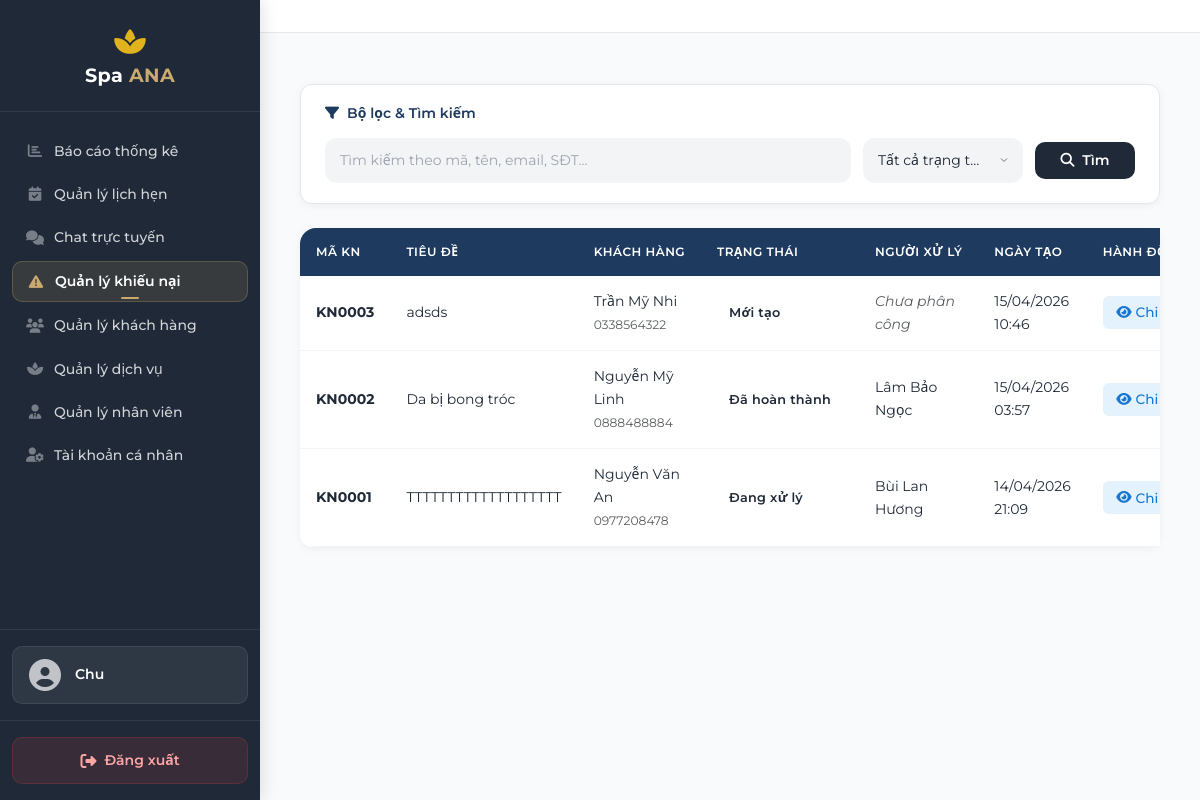
The app's page /manage/complaints/ (signed in), older data.
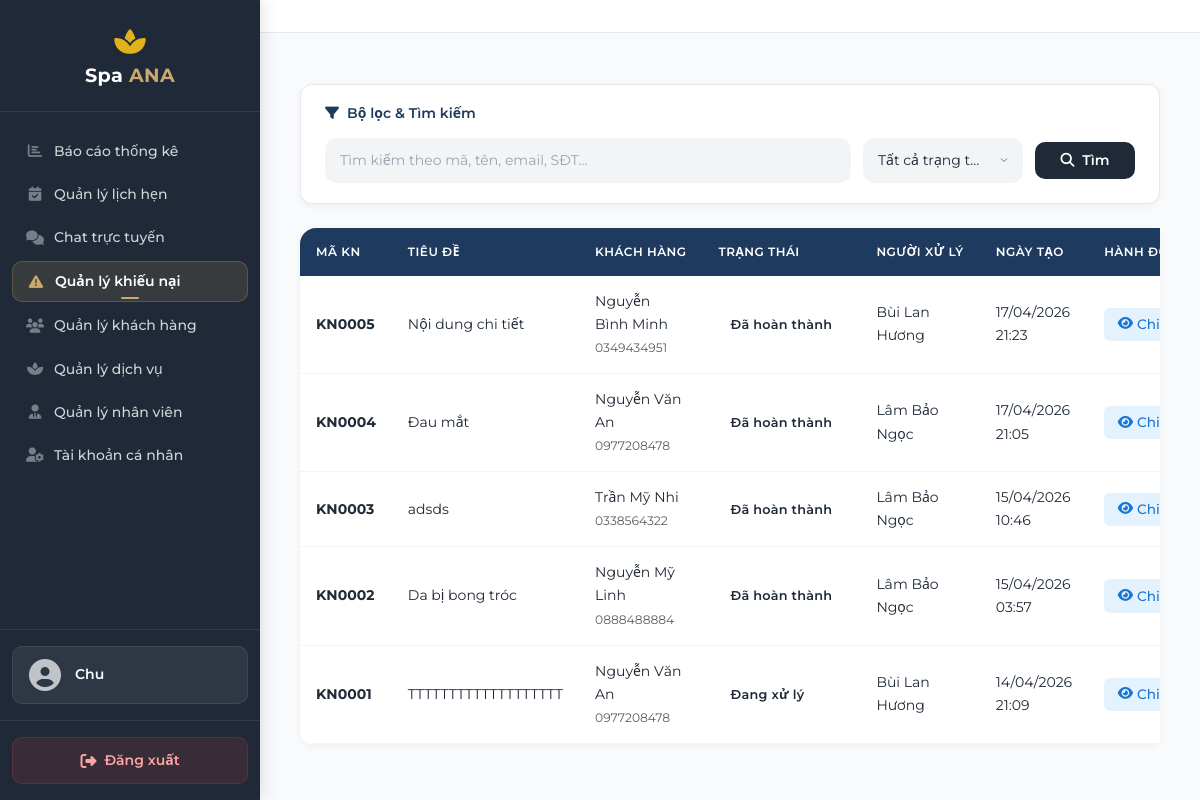
The same page, newer data.
### complaints/models.py (models this page shows, shortened)
class Complaint(models.Model):
    STATUS_CHOICES = [
        ('NEW', 'Mới tạo'),
        ('IN_PROGRESS', 'Đang xử lý'),
        ('RESOLVED', 'Đã hoàn thành'),
    ]
    code = models.CharField(max_length=10, unique=True, blank=True, verbose_name='Mã khiếu nại')
    customer = models.ForeignKey(
        'customers.CustomerProfile', on_delete=models.SET_NULL,
        null=True, blank=True,
        related_name='complaints', verbose_name='Khách hàng'
    )
    full_name = models.CharField(max_length=100, verbose_name='Họ và tên')
    phone = models.CharField(max_length=15, verbose_name='Số điện thoại')
    email = models.CharField(max_length=255, blank=True, null=True, verbose_name='Email')
    customer_name_snapshot = models.CharField(max_length=100, blank=True, null=True, verbose_name='Tên KH (snapshot)')
    customer_phone_snapshot = models.CharField(max_length=15, blank=True, null=True, verbose_name='SĐT KH (snapshot)')
    customer_email_snapshot = models.CharField(max_length=255, blank=True, null=True, verbose_name='Email KH (snapshot)')
    title = models.CharField(max_length=200, verbose_name='Tiêu đề khiếu nại')
    content = models.TextField(verbose_name='Nội dung khiếu nại')
    incident_date = models.DateTimeField(blank=True, null=True, verbose_name='Ngày xảy ra sự cố')
    appointment_code = models.CharField(max_length=10, blank=True, null=True, verbose_name='Mã lịch hẹn liên quan')
    related_service = models.ForeignKey(
        'spa_services.Service', on_delete=models.SET_NULL,
        null=True, blank=True, verbose_name='Dịch vụ liên quan'
    )
    expected_solution = models.CharField(max_length=1000, blank=True, null=True, verbose_name='Giải pháp mong muốn')
    status = models.CharField(max_length=20, choices=STATUS_CHOICES, default='NEW', verbose_name='Trạng thái')
    assigned_to = models.ForeignKey(
        User, on_delete=models.SET_NULL,
        null=True, blank=True,
        related_name='assigned_complaints', verbose_name='Người phụ trách'
    )
    resolution = models.TextField(blank=True, null=True, verbose_name='Kết quả xử lý')
    note = models.TextField(blank=True, null=True, verbose_name='Ghi chú nội bộ')
    resolved_at = models.DateTimeField(null=True, blank=True, verbose_name='Thời điểm giải quyết xong')
    created_at = models.DateTimeField(auto_now_add=True, verbose_name='Thời điểm tạo')
    updated_at = models.DateTimeField(auto_now=True, null=True, blank=True, verbose_name='Thời điểm cập nhật')
    class Meta:
        db_table = 'complaints'
        verbose_name = 'Khiếu nại'
        verbose_name_plural = 'Khiếu nại'
        ordering = ['-created_at']
        indexes = [
            models.Index(fields=['code']),
            models.Index(fields=['status', 'created_at']),
            models.Index(fields=['assigned_to']),
        ]
        constraints = [
            models.CheckConstraint(
                check=models.Q(status__in=['NEW', 'IN_PROGRESS', 'RESOLVED']),
                name='complaint_status_valid'
            ),
            models.CheckConstraint(
                check=models.Q(resolved_at__isnull=True) | models.Q(resolved_at__gte=models.F('created_at')),
                name='complaint_resolved_at_valid'
            ),
        ]

### complaints/views.py (the view, shortened to what this page needs)
# urls.py: path('manage/complaints/', views.admin_complaints, name='admin_complaints'),
@login_required(login_url='accounts:login')
def admin_complaints(request):
    if not (request.user.is_staff or request.user.is_superuser):
        messages.error(request, 'Bạn không có quyền truy cập trang này.')
        return redirect('pages:home')
    complaints_list = Complaint.objects.all().order_by('-created_at')
    search = request.GET.get('search', '')
    status = request.GET.get('status', '')
    if status:
        complaints_list = complaints_list.filter(status=status)
    paginator = Paginator(complaints_list, 10)
    page = request.GET.get('page', 1)
    complaints = paginator.get_page(page)
    context = {
        'complaints': complaints,
        'search': search,
        'status_filter': status,
    }
    return render(request, 'manage/pages/admin_complaints.html', context)

### templates/manage/pages/admin_complaints.html (shortened to what this page needs)
{% extends "manage/base.html" %}
{% load static %}
{% block content %}
<div class="container-fluid py-4">
    <div class="filter-section">
        <h6><i class="fas fa-filter me-2"></i>Bộ lọc & Tìm kiếm</h6>
        <form method="get" class="filter-row">
            <div class="search-input">
                <input type="text" class="form-control" name="search" value="{{ search }}" placeholder="Tìm kiếm theo mã, tên, email, SĐT...">
            </div>
            <div class="filter-select">
                <select class="form-select" name="status">
                    <option value="">Tất cả trạng thái</option>
                </select>
            </div>
            <div class="filter-btn">
                <button type="submit" class="btn btn-primary w-100 btn-nowrap" style="background: linear-gradient(135deg, #1e3a5f, #2c5282); border: none;">
                    <i class="fas fa-search me-1"></i> Tìm
                </button>
            </div>
        </form>
    </div>
    <div class="card table-card">
        <div class="table-responsive">
            <table class="table admin-table table-hover mb-0">
                <thead>
                    <tr>
                    <th>Mã KN</th>
                        <th>Tiêu đề</th>
                        <th>Khách hàng</th>
                        <th>Trạng thái</th>
                        <th>Người xử lý</th>
                        <th>Ngày tạo</th>
                        <th class="action-col">Hành động</th>
                    </tr>
                </thead>
                <tbody>
                    {% for complaint in complaints %}
                    <tr>
                        <td><strong>{{ complaint.code }}</strong></td>
                        <td>{{ complaint.title|truncatechars:30 }}</td>
                        <td>
                            {{ complaint.customer_name_snapshot }}<br>
                            <small class="text-muted">{{ complaint.customer_phone_snapshot }}</small>
                        </td>
                        <td><span class="status-badge status-{{ complaint.status }}">{{ complaint.get_status_display }}</span></td>
                        <td>
                            {% if complaint.assigned_to %}
                                {{ complaint.assigned_to.get_full_name|default:complaint.assigned_to.username }}
                            {% else %}
                                <em class="text-muted">Chưa phân công</em>
                            {% endif %}
                        </td>
                        <td>{{ complaint.created_at|date:"d/m/Y H:i" }}</td>
                        <td class="action-col">
                            <a href="{% url 'complaints:admin_complaint_detail' complaint.id %}" class="btn btn-action btn-view">
                                <i class="fas fa-eye"></i> <span>Chi tiết</span>
                            </a>
                        </td>
                    </tr>
                    {% endfor %}
                </tbody>
            </table>
        </div>
    </div>
</div>
{% endblock %}

### templates/manage/base.html (shortened to what this page needs)
{% load static %}
<!DOCTYPE html>
<html lang="vi">
<head>
    <link href="https://cdn.jsdelivr.net/npm/bootstrap@5.3.2/dist/css/bootstrap.min.css" rel="stylesheet">
    <link href="https://cdnjs.cloudflare.com/ajax/libs/font-awesome/6.5.1/css/all.min.css" rel="stylesheet">
    <link rel="stylesheet" href="{% static 'css/style.css' %}?v={% now 'His' %}">
    <link rel="stylesheet" href="{% static 'css/admin.css' %}?v={% now 'His' %}">
</head>
<body>
    <div class="admin-layout">
        {% include 'manage/includes/sidebar.html' %}
        <div class="admin-content">
            {% include 'manage/includes/header.html' %}
            <main class="admin-main">
                {% block content %}{% endblock %}
            </main>
        </div>
    </div>
</body>
</html>

### templates/manage/includes/sidebar.html (shortened to what this page needs)
{% load static %}
<nav class="admin-sidebar" id="sidebar">
    <div class="sidebar-header">
        <i class="fas fa-spa fa-2x mb-2" style="color: #E0B21B;"></i>
        <h3>Spa <span>ANA</span></h3>
    </div>
    <ul class="nav flex-column sidebar-nav">
        {% if request.user.is_superuser %}
        <li class="nav-item">
            <a class="nav-link {% if request.resolver_match.url_name == 'admin_reports' %}active{% endif %}" href="{% url 'reports:admin_reports' %}">
                <i class="fas fa-chart-bar"></i>
                Báo cáo thống kê
            </a>
        </li>
        {% endif %}
        <li class="nav-item">
            <a class="nav-link {% if request.resolver_match.url_name == 'admin_appointments' %}active{% endif %}" href="{% url 'appointments:admin_appointments' %}">
                <i class="fas fa-calendar-check"></i>
                <span class="sidebar-link-label">Quản lý lịch hẹn</span>
            </a>
        </li>
        <li class="nav-item">
            <a class="nav-link sidebar-chat-link {% if request.resolver_match.url_name == 'admin_live_chat' %}active{% endif %}" href="{% url 'chat:admin_live_chat' %}">
                <i class="fas fa-comments"></i>
                <span class="sidebar-link-label">Chat trực tuyến</span>
            </a>
        </li>
        <li class="nav-item">
            <a class="nav-link {% if request.resolver_match.url_name == 'admin_complaints' %}active{% endif %}" href="{% url 'complaints:admin_complaints' %}">
                <i class="fas fa-exclamation-triangle"></i>
                <span class="sidebar-link-label">Quản lý khiếu nại</span>
            </a>
        </li>
        <li class="nav-item">
            <a class="nav-link {% if request.resolver_match.url_name == 'admin_customers' %}active{% endif %}" href="{% url 'customers:admin_customers' %}">
                <i class="fas fa-users"></i>
                Quản lý khách hàng
            </a>
        </li>
        <li class="nav-item">
            <a class="nav-link {% if request.resolver_match.url_name == 'admin_services' %}active{% endif %}" href="{% url 'spa_services:admin_services' %}">
                <i class="fas fa-spa"></i>
                Quản lý dịch vụ
            </a>
        </li>
        {% if request.user.is_superuser %}
        <li class="nav-item">
            <a class="nav-link {% if request.resolver_match.url_name == 'admin_staff' %}active{% endif %}" href="{% url 'staff:admin_staff' %}">
                <i class="fas fa-user-tie"></i>
                Quản lý nhân viên
            </a>
        </li>
        {% endif %}
        <li class="nav-item">
            <a class="nav-link {% if request.resolver_match.url_name == 'admin_profile' %}active{% endif %}" href="{% url 'admin_panel:admin_profile' %}">
                <i class="fas fa-user-cog"></i>
                Tài khoản cá nhân
            </a>
        </li>
    </ul>
    <div class="sidebar-user-info">
        <div class="user-avatar-section">
            <div class="user-avatar">
                <i class="fas fa-user-circle"></i>
            </div>
            <div class="user-name">
                {% if request.user.customerprofile.full_name %}
                    {{ request.user.customerprofile.full_name }}
                {% else %}
                    {{ request.user.username }}
                {% endif %}
            </div>
        </div>
    </div>
    <div class="sidebar-footer">
        <a href="{% url 'admin_panel:admin_logout' %}" class="btn btn-logout logout-link">
            <i class="fas fa-sign-out-alt"></i>
            Đăng xuất
        </a>
    </div>
</nav>

### templates/manage/includes/header.html (shortened to what this page needs)
{% load static %}
<header class="admin-header">
</header>

### static/css/style.css (style rules this page uses)
:root { --gold: #c9a96e; --gold-light: #e8d5b0; --gold-muted: rgba(201,169,110,.10); --gold-hover: #b8935a; --gold-border: rgba(201,169,110,.30); --text-primary: #1f2937; --text-secondary: #6b7280; --text-muted: #9ca3af; --bg-page: #f9fafb; --bg-white: #ffffff; --bg-subtle: #f3f4f6; --bg-hover: #f0f0ee; --status-pending-bg: #fefce8; --status-pending-text: #92400e; --status-confirm-bg: #eff6ff; --status-confirm-text: #1e40af; --status-done-bg: #f0fdf4; --status-done-text: #166534; --status-cancel-bg: #fff1f2; --status-cancel-text: #9f1239; --danger: #ef4444; --danger-light: #fee2e2; --danger-text: #991b1b; --success: #22c55e; --success-light: #dcfce7; --success-text: #166534; --warning-light: #fefce8; --warning-text: #92400e; --border: #e5e7eb; --shadow-xs: 0 1px 3px rgba(0,0,0,.05); --shadow-sm: 0 2px 8px rgba(0,0,0,.07); --shadow-md: 0 4px 16px rgba(0,0,0,.09); --shadow-gold: 0 4px 16px rgba(201,169,110,.20); --r-sm: 8px; --r-md: 12px; --r-lg: 16px; --r-xl: 20px; --r-pill: 999px; --sp-xs: 8px; --sp-sm: 12px; --sp-md: 20px; --sp-lg: 28px; --sp-xl: 40px; --font-ui: 'Montserrat', system-ui, sans-serif; --ease: all .2s ease; --navbar-h: 68px; }
*, *::before, *::after { box-sizing: border-box; margin: 0; padding: 0; }
body { font-family: var(--font-ui); font-size: 15px; line-height: 1.65; color: var(--text-primary); background: var(--bg-page); -webkit-font-smoothing: antialiased; overflow-x: hidden; }
a { text-decoration: none; transition: var(--ease); }
button { font-family: var(--font-ui); }
.nav-link { font-size: .875rem; font-weight: 500; color: var(--text-secondary) !important; padding: .5rem .875rem !important; border-radius: var(--r-sm); transition: var(--ease); position: relative; }
.nav-link.active { color: var(--text-primary) !important; font-weight: 600; }
.nav-link.active::after { content: ''; position: absolute; bottom: 2px; left: 50%; transform: translateX(-50%); width: 18px; height: 2px; background: var(--gold); border-radius: 2px; }
.form-control, .form-select, .lux-input, .lux-select, .lux-textarea { display: block; width: 100%; padding: 11px 14px; background: var(--bg-subtle); border: 1px solid transparent; border-radius: var(--r-md); font-family: var(--font-ui); font-size: .875rem; color: var(--text-primary); transition: var(--ease); outline: none; appearance: none; -webkit-appearance: none; }
.form-control::placeholder, .lux-input::placeholder, .lux-textarea::placeholder { color: var(--text-muted); }
.form-select { background-repeat: no-repeat; background-position: right 12px center; padding-right: 36px; }
.btn-lux-full, .w-100 { width: 100%; }
.card, .lux-card { background: var(--bg-white); border-radius: var(--r-lg); border: 1px solid var(--border); box-shadow: var(--shadow-sm); transition: box-shadow .2s, transform .2s; }
.lux-badge, .status-badge { display: inline-flex; align-items: center; gap: 5px; padding: 4px 11px; border-radius: var(--r-pill); font-size: .72rem; font-weight: 600; letter-spacing: .02em; white-space: nowrap; }
.table { border-radius: var(--r-lg); overflow: hidden; }
.table thead { background: var(--bg-subtle); color: var(--text-primary); }
.table thead th { border: none; font-weight: 600; font-size: .78rem; text-transform: uppercase; letter-spacing: .04em; color: var(--text-secondary); padding: .875rem 1rem; }
.table tbody tr { border-bottom: 1px solid var(--border); transition: background .15s; }
.table tbody td { padding: .875rem 1rem; vertical-align: middle; }

Row changes from the older to the newer data that the page shows:
added Complaint: code "KN0005", title "Nội dung chi tiết", customer_name_snapshot "Nguyễn Bình Minh", customer_phone_snapshot "0349434951", status "Đã hoàn thành", assigned_to.get_full_name "Bùi Lan Hương", created_at "17/04/2026 21:23"
added Complaint: code "KN0004", title "Đau mắt", customer_name_snapshot "Nguyễn Văn An", customer_phone_snapshot "0977208478", status "Đã hoàn thành", assigned_to.get_full_name "Lâm Bảo Ngọc", created_at "17/04/2026 21:05"
changed Complaint "KN0003": status "Mới tạo" → "Đã hoàn thành"; assigned_to.get_full_name (not shown) → "Lâm Bảo Ngọc"; no longer shows "Chưa phân công"
